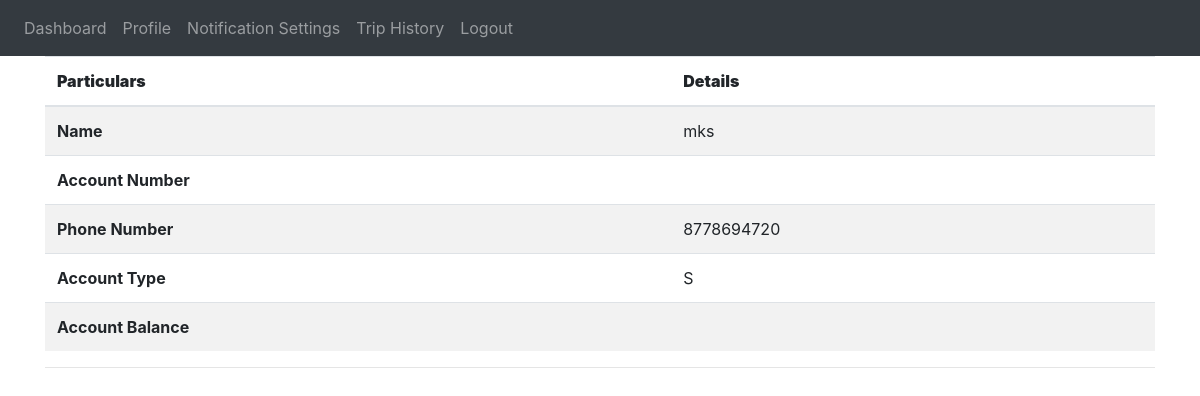
The page /conductor-home (signed in) on the database as committed earlier.
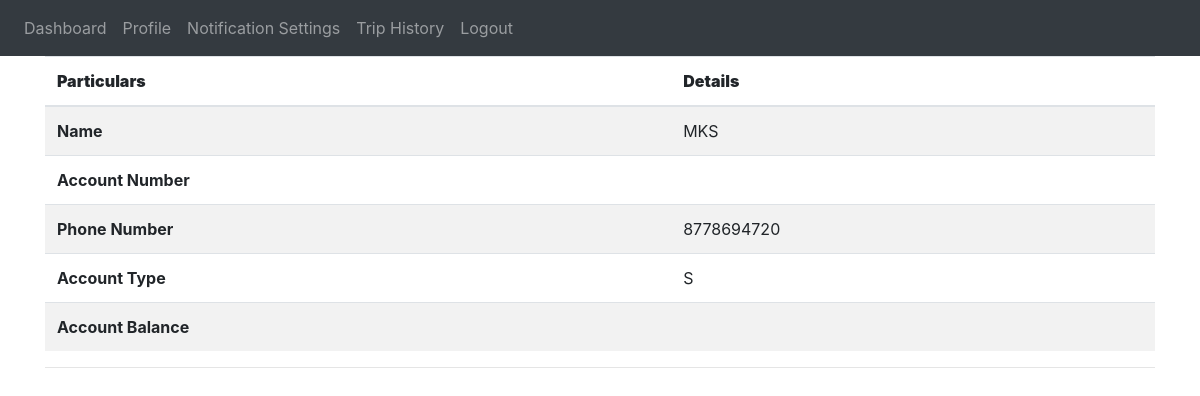
The same page on the database as committed later.
### website/models.py (models this page shows)
class User(db.Model, UserMixin):
    id = db.Column(db.Integer, primary_key=True)
    name = db.Column(db.String(30))
    email = db.Column(db.String(50), unique=True)
    password = db.Column(db.String(25))
    phone_number = db.Column(db.String(15))
    type = db.Column(db.String(1))
    rfid_number = db.Column(db.String(10))

### website/views.py (the view)
@views.route('/conductor-home', methods=['GET', 'POST'])
@login_required
def conductor_home():
    return render_template("conductor_home.html" , user = current_user)

### website/__init__.py (called while the page is built)
def create_app():
    app = Flask(__name__)
    app.config['SECRET_KEY'] = '#itsactuallyapassword'
    app.config['SQLALCHEMY_DATABASE_URI'] = f'sqlite:///{DB_NAME}'
    db.init_app(app)
    from .views import views
    from .auth import auth
    app.register_blueprint(views, url_prefix='/')
    app.register_blueprint(auth, url_prefix='/')
    from .models import User
    create_database(app)
    login_manager = LoginManager()
    login_manager.login_view = 'auth.login'
    login_manager.init_app(app)
    @login_manager.user_loader
    def load_user(id):
        return User.query.get(int(id))
    return app

### website/templates/conductor_home.html (shortened to what this page needs)
{% extends "base.html" %}
{% block content %}
<div>
<table class="table table-striped">
  <thead>
    <tr>
      <th scope="col" ><b>Particulars</b></th>
      <th scope="col"><b>Details</b></th>
    </tr>
  </thead>
  <tbody>
    <tr>
      <th scope="row">Name</th>
      <td>{{user.name}}</td>
    </tr>
    <tr>
      <th scope="row">Account Number</th>
      <td>{{user.account_number}}</td>
    </tr>
    <tr>
      <th scope="row">Phone Number</th>
      <td>{{user.phone_number}}</td>
    </tr>
    <tr>
      <th scope="row">Account Type</th>
      <td>{{user.type}}</td>
    </tr>
    <tr>
      <th scope="row">Account Balance</th>
      <td>{{user.balance}}</td>
    </tr>
  </tbody>
</table>
</div>
<hr><br>
{% endblock %}

### website/templates/base.html (shortened to what this page needs)
<!DOCTYPE html>
<html>
  <head>
    <link
      rel="stylesheet"
      href="https://stackpath.bootstrapcdn.com/bootstrap/4.4.1/css/bootstrap.min.css"
    />
    <link
      rel="stylesheet"
      href="https://stackpath.bootstrapcdn.com/font-awesome/4.7.0/css/font-awesome.min.css"
    />
  </head>
  <body>
{%if user.is_authenticated %}
  {%if user.type == "S"%}
    <nav class="navbar navbar-expand-lg navbar-dark bg-dark">
  <div class="collapse navbar-collapse" id="navbar">
    <div class="navbar-nav">
      <a class="nav-item nav-link" id="student-home" href="/student-home">Dashboard</a>
      <a class="nav-item nav-link" id="profile" href="/student-profile">Profile</a>
      <a class="nav-item nav-link" id="notification-settings" href="/student-notification-settings">Notification Settings</a>
      <a class="nav-item nav-link" id="trip-history" href="/student-trip-history">Trip History</a>
      <a class="nav-item nav-link" id="" href="/logout">Logout</a>
    </div>
  </div>
    </nav>
  {%endif%}
{%endif%}
    <div class="container">{% block content %} {% endblock %}</div>
  </body>
</html>

Rows that differ between the two databases and show on the page:
changed User: name "mks" → "MKS"
